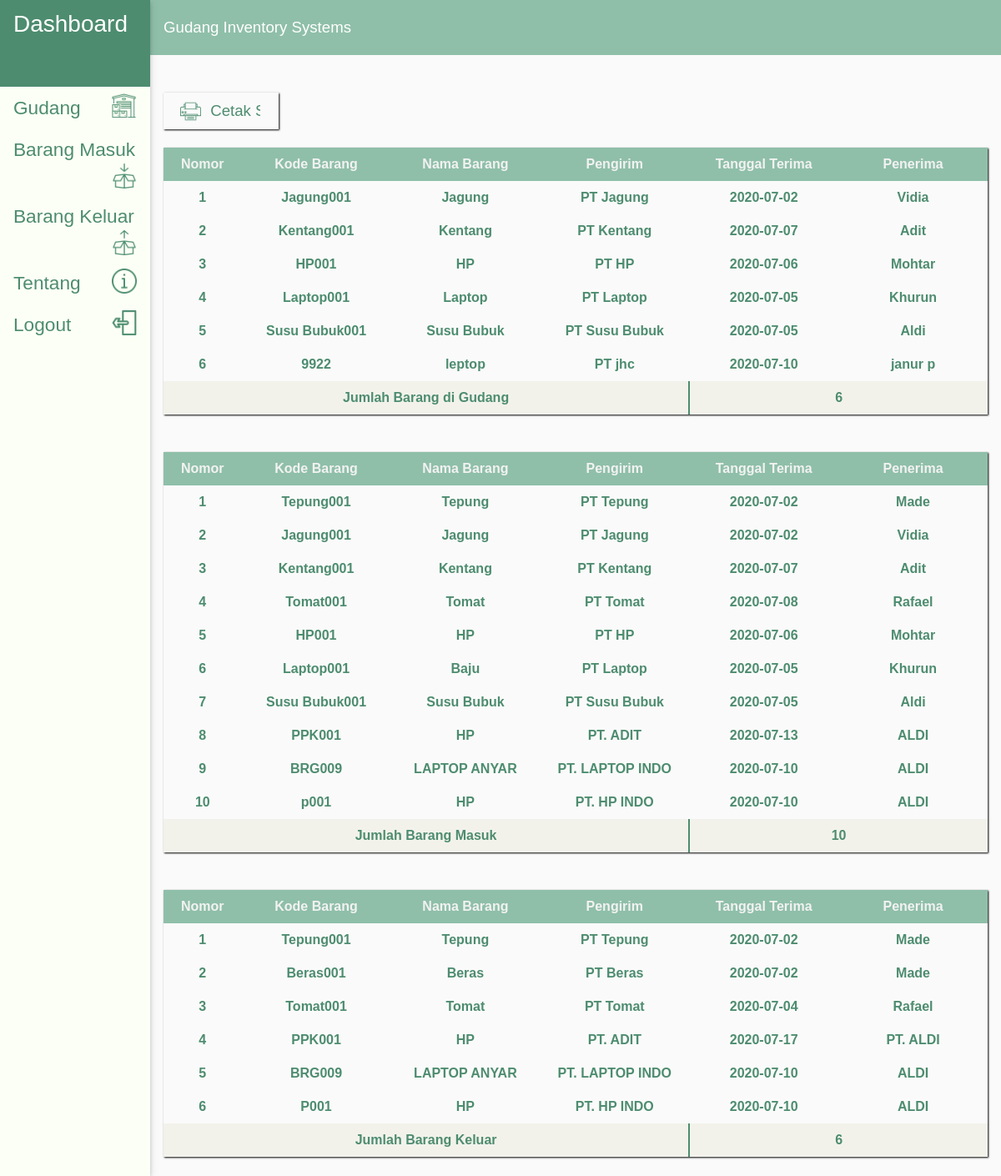
The page / on the database its author committed.
### tables this page shows
CREATE TABLE `gudang` (
  `id` int(11) NOT NULL,
  `kode_barang` varchar(30) NOT NULL,
  `nama_barang` varchar(20) NOT NULL,
  `pengirim` varchar(50) NOT NULL,
  `tanggal_terima` date NOT NULL,
  `penerima` varchar(20) NOT NULL
);

CREATE TABLE `barang_masuk` (
  `id` int(11) NOT NULL,
  `kode_barang` varchar(20) NOT NULL,
  `nama_barang` varchar(50) NOT NULL,
  `pengirim` varchar(50) NOT NULL,
  `tanggal_terima` date NOT NULL,
  `penerima` varchar(50) NOT NULL
);

CREATE TABLE `barang_keluar` (
  `id` int(11) NOT NULL,
  `kode_barang` varchar(20) NOT NULL,
  `nama_barang` varchar(50) NOT NULL,
  `pengirim` varchar(50) NOT NULL,
  `tanggal_terima` date NOT NULL,
  `penerima` varchar(50) NOT NULL
);

### function.php (called while the page is built, shortened)
<?php
$koneksi = mysqli_connect("localhost","root","","db_gudang");
function query($query){
	global $koneksi;
	$res = mysqli_query($koneksi, $query);
	$rows = [];
	while($row = mysqli_fetch_assoc($res)){
		$rows[] = $row;
	}
	return $rows;
}
?>

### index.php (the view, shortened to what this page needs)
<?php
include 'function.php';
$data_barang = mysqli_query($koneksi,"SELECT * FROM barang_masuk");
$jumlah_barang = mysqli_num_rows($data_barang);
$data_keluar = mysqli_query($koneksi,"SELECT * FROM barang_keluar");
$jumlah_keluar = mysqli_num_rows($data_keluar);
$data_gudang = mysqli_query($koneksi,"SELECT * FROM gudang");
$jumlah_gudang = mysqli_num_rows($data_gudang);
$gudang = query("SELECT * FROM gudang");
$masuk = query("SELECT * FROM barang_masuk");
$keluar = query("SELECT * FROM barang_keluar");
?>
<!DOCTYPE html>
<html>
<head>
	<link rel="stylesheet" type="text/css" href="css/w3.css">
	<link rel="stylesheet" type="text/css" href="css/side.css">
	<link rel="stylesheet" type="text/css" href="css/tabledash.css">
</head>
<body class="index">
<div class="w3-sidebar w3-bar-block w3-card" id="side">
  <a href="index.php" class="w3-bar-item" id="dashboard">Dashboard</a>
  <a href="gudang.php" class="w3-bar-item w3-button" id="sidelink">Gudang<img src="icon/gudang2.png" class="iconside"></a>
  <a href="barangmasuk.php" class="w3-bar-item w3-button" id="sidelink">Barang Masuk<img src="icon/masuk2.png" class="iconside"></a>
  <a href="barangkeluar.php" class="w3-bar-item w3-button" id="sidelink">Barang Keluar<img src="icon/keluar2.png" class="iconside"></a>
  <a href="tentang.php" class="w3-bar-item w3-button" id="sidelink">Tentang<img src="icon/info2.png" class="iconside"></a>
  <a href="logout.php" class="w3-bar-item w3-button" id="sidelink" onclick = "return confirm('Anda Yakin Ingin Keluar?');">Logout<img src="icon/logout.png" class="iconside"></a>
</div>
<div style="margin-left:15%">
<div class="w3-container" id="titlebar">
	<p>Gudang Inventory Systems</p>
</div>
<br>
<br>
<div class="w3-container">
	<div class="btnprintall">
		<img src="icon/print.png" width="25px">
		<input type='submit' class="printall" value='Cetak Semua' onclick='printDiv("print");'>
	</div>
	<br>
	<div id="print">
	<table class="table">
		<tr class="judul">
			<td width="5%">Nomor</td>
			<td width="10%">Kode Barang</td>
			<td width="10%">Nama Barang</td>
			<td width="10%">Pengirim</td>
			<td width="10%">Tanggal Terima</td>
			<td width="10%">Penerima</td>
		</tr>
		<?php $i = 1; ?>
		<?php foreach ($gudang as $row): ?>
		<tr class="isi">
			<td><?php echo $i; ?></td>
			<td><?php echo $row["kode_barang"] ?></td>
			<td><?php echo $row["nama_barang"] ?></td>
			<td><?php echo $row["pengirim"] ?></td>
			<td><?php echo $row["tanggal_terima"] ?></td>
			<td><?php echo $row["penerima"] ?></td>
		</tr>
		<?php $i++; ?>
		<?php endforeach; ?>
		<tr class="jml">
			<td colspan="4" class="tengah">Jumlah Barang di Gudang</td>
			<td colspan="2"><?php echo $jumlah_gudang; ?></td>
		</tr>
	</table>
	<br>
	<br>
	<table class="table">
		<tr class="judul">
			<td width="5%">Nomor</td>
			<td width="10%">Kode Barang</td>
			<td width="10%">Nama Barang</td>
			<td width="10%">Pengirim</td>
			<td width="10%">Tanggal Terima</td>
			<td width="10%">Penerima</td>
		</tr>
		<?php $i = 1; ?>
		<?php foreach ($masuk as $row): ?>
		<tr class="isi">
			<td><?php echo $i; ?></td>
			<td><?php echo $row["kode_barang"] ?></td>
			<td><?php echo $row["nama_barang"] ?></td>
			<td><?php echo $row["pengirim"] ?></td>
			<td><?php echo $row["tanggal_terima"] ?></td>
			<td><?php echo $row["penerima"] ?></td>
		</tr>
		<?php $i++; ?>
		<?php endforeach; ?>
		<tr class="jml">
			<td colspan="4" class="tengah">Jumlah Barang Masuk</td>
			<td colspan="2"><?php echo $jumlah_barang; ?></td>
		</tr>
	</table>
	<br>
	<br>
	<table class="table">
		<tr class="judul">
			<td width="5%">Nomor</td>
			<td width="10%">Kode Barang</td>
			<td width="10%">Nama Barang</td>
			<td width="10%">Pengirim</td>
			<td width="10%">Tanggal Terima</td>
			<td width="10%">Penerima</td>
		</tr>
		<?php $i = 1; ?>
		<?php foreach ($keluar as $row): ?>
		<tr class="isi">
			<td><?php echo $i; ?></td>
			<td><?php echo $row["kode_barang"] ?></td>
			<td><?php echo $row["nama_barang"] ?></td>
			<td><?php echo $row["pengirim"] ?></td>
			<td><?php echo $row["tanggal_terima"] ?></td>
			<td><?php echo $row["penerima"] ?></td>
		</tr>
		<?php $i++; ?>
		<?php endforeach; ?>
		<tr class="jml">
			<td colspan="4" class="tengah">Jumlah Barang Keluar</td>
			<td colspan="2"><?php echo $jumlah_keluar; ?></td>
		</tr>
	</table>
	<br>
	</div>
</div>
</div>
</body>
</html>

### css/w3.css (style rules this page uses)
*,*:before,*:after { box-sizing:inherit }
html { -ms-text-size-adjust:100%;-webkit-text-size-adjust:100% }
body { margin:0 }
a { background-color:transparent }
img { border-style:none }
button,input,select,textarea,optgroup { font:inherit;margin:0 }
button,input { overflow:visible }
button,[type=button],[type=reset],[type=submit] { -webkit-appearance:button }
html,body { font-family:Verdana,sans-serif;font-size:15px;line-height:1.5 }
html { overflow-x:hidden }
img { vertical-align:middle }
a { color:inherit }
.w3-btn,.w3-button { border:none;display:inline-block;padding:8px 16px;vertical-align:middle;overflow:hidden;text-decoration:none;color:inherit;background-color:inherit;text-align:center;cursor:pointer;white-space:nowrap }
.w3-btn,.w3-button { -webkit-touch-callout:none;-webkit-user-select:none;-khtml-user-select:none;-moz-user-select:none;-ms-user-select:none;user-select:none }
.w3-sidebar { height:100%;width:200px;background-color:#fff;position:fixed!important;z-index:1;overflow:auto }
.w3-bar-block .w3-bar-item { width:100%;display:block;padding:8px 16px;text-align:left;border:none;white-space:normal;float:none;outline:0 }
.w3-container:after,.w3-container:before,.w3-panel:after,.w3-panel:before,.w3-row:after,.w3-row:before,.w3-row-padding:after,.w3-row-padding:before, .w3-cell-row:before,.w3-cell-row:after,.w3-clear:after,.w3-clear:before,.w3-bar:before,.w3-bar:after { content:"";display:table;clear:both }
.w3-container,.w3-panel { padding:0.01em 16px }
.w3-card,.w3-card-2 { box-shadow:0 2px 5px 0 rgba(0,0,0,0.16),0 2px 10px 0 rgba(0,0,0,0.12) }

### css/side.css (style rules this page uses)
body { font-family: sans-serif; background: #FAFAFA; }
#side { width:15%; background-color: #FCFFF5; }
#dashboard { height: 7.4%; background-color: #4D8C6F; text-decoration: none; font-size: 21pt; color: #FFFFFF; }
#sidelink { font-size: 17pt; color: #4D8C6F; display: inline-block; }
#titlebar { font-size: 14pt; color: #FFFFFF; background-color:#8FBFA9; }
.iconside { float: right; width: 30px; }
.btnprintall { background: #FAFAFA; font-size: 14pt; width: 14%; padding: 7px 20px; box-shadow: 1px 1px 2px #000; cursor: pointer; text-decoration: none; }
.printall { border: none; background: #FAFAFA; cursor: pointer; width: 67%; color: #4D8C6F; }

### css/tabledash.css (style rules this page uses)
.index { font-family: sans-serif; background-image: url(../icon/warehouse.jpg); background-size: auto; }
.table { width: 100%; border-collapse: collapse; font-size: 12pt; font-weight: bold; box-shadow: 1px 1px 2px; background-color: #FAFAFA; }
td { text-align: center; height: 40px; }
.judul { background-color: #8FBFA9; color: #F2F2F2; }
.isi { color: #4D8C6F; }
.jml { color: #4D8C6F; background-color: #F2F2EB; }
.tengah { border-right: 2px solid #4D8C6F; }

### rows shown on the page
gudang: kode_barang "Jagung001", nama_barang "Jagung", pengirim "PT Jagung", tanggal_terima "2020-07-02", penerima "Vidia"
gudang: kode_barang "Kentang001", nama_barang "Kentang", pengirim "PT Kentang", tanggal_terima "2020-07-07", penerima "Adit"
gudang: kode_barang "HP001", nama_barang "HP", pengirim "PT HP", tanggal_terima "2020-07-06", penerima "Mohtar"
gudang: kode_barang "Laptop001", nama_barang "Laptop", pengirim "PT Laptop", tanggal_terima "2020-07-05", penerima "Khurun"
gudang: kode_barang "Susu Bubuk001", nama_barang "Susu Bubuk", pengirim "PT Susu Bubuk", tanggal_terima "2020-07-05", penerima "Aldi"
gudang: kode_barang "9922", nama_barang "leptop", pengirim "PT jhc", tanggal_terima "2020-07-10", penerima "janur p"
barang_masuk: kode_barang "Tepung001", nama_barang "Tepung", pengirim "PT Tepung", tanggal_terima "2020-07-02", penerima "Made"
barang_masuk: kode_barang "Tomat001", nama_barang "Tomat", pengirim "PT Tomat", tanggal_terima "2020-07-08", penerima "Rafael"
barang_masuk: kode_barang "Laptop001", nama_barang "Baju", pengirim "PT Laptop", tanggal_terima "2020-07-05", penerima "Khurun"
barang_masuk: kode_barang "PPK001", nama_barang "HP", pengirim "PT. ADIT", tanggal_terima "2020-07-13", penerima "ALDI"
barang_masuk: kode_barang "BRG009", nama_barang "LAPTOP ANYAR", pengirim "PT. LAPTOP INDO", tanggal_terima "2020-07-10", penerima "ALDI"
barang_masuk: kode_barang "p001", nama_barang "HP", pengirim "PT. HP INDO", tanggal_terima "2020-07-10", penerima "ALDI"
barang_keluar: kode_barang "Tepung001", nama_barang "Tepung", pengirim "PT Tepung", tanggal_terima "2020-07-02", penerima "Made"
barang_keluar: kode_barang "Beras001", nama_barang "Beras", pengirim "PT Beras", tanggal_terima "2020-07-02", penerima "Made"
barang_keluar: kode_barang "Tomat001", nama_barang "Tomat", pengirim "PT Tomat", tanggal_terima "2020-07-04", penerima "Rafael"
barang_keluar: kode_barang "PPK001", nama_barang "HP", pengirim "PT. ADIT", tanggal_terima "2020-07-17", penerima "PT. ALDI"
barang_keluar: kode_barang "BRG009", nama_barang "LAPTOP ANYAR", pengirim "PT. LAPTOP INDO", tanggal_terima "2020-07-10", penerima "ALDI"
barang_keluar: kode_barang "P001", nama_barang "HP", pengirim "PT. HP INDO", tanggal_terima "2020-07-10", penerima "ALDI"

### other values the page prints
$jumlah_gudang "6"
$jumlah_barang "10"
$jumlah_keluar "6"
